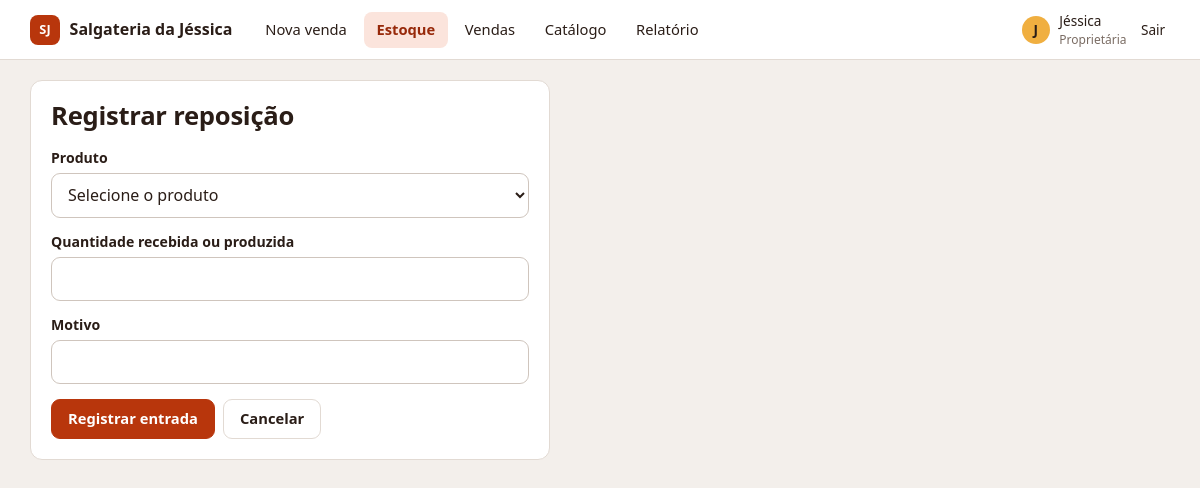
Page /estoque/reposicao/ (signed in) on the committed database.
### contas/models.py (models this page shows, shortened)
class Usuario(AbstractUser):
    class Perfil(models.TextChoices):
        PROPRIETARIA = "PROPRIETARIA", "Proprietária"
        ATENDENTE = "ATENDENTE", "Atendente"
    perfil = models.CharField(max_length=12, choices=Perfil.choices, default=Perfil.ATENDENTE)
    @property
    def eh_proprietaria(self):
        return self.perfil == self.Perfil.PROPRIETARIA
    @property
    def nome_exibicao(self):
        return self.first_name or self.username
    @property
    def iniciais(self):
        return self.nome_exibicao[:1].upper()

### estoque/views.py (the view)
# urls.py: path("reposicao/", views.reposicao, name="reposicao"),
@proprietaria_required
def reposicao(request):
    return _processar(
        request, EntradaForm, services.registrar_entrada, "Registrar reposição", "Registrar entrada",
        lambda m: f"Entrada de {m.quantidade} un. em {m.produto.nome}. Saldo: {m.saldo_posterior}.",
    )

### estoque/forms.py
class EntradaForm(_BaseMovimentoForm):
    quantidade = forms.IntegerField(min_value=1, label="Quantidade recebida ou produzida")
    field_order = ["produto", "quantidade", "motivo"]

### estoque/views.py (called while the page is built, shortened)
def _processar(request, form_class, acao, titulo, texto_botao, sucesso):
    inicial = {"produto": request.GET.get("produto")} if request.method == "GET" else None
    form = form_class(request.POST or None, initial=inicial)
    return render(request, "estoque/movimento_form.html", {"form": form, "titulo": titulo, "botao": texto_botao})

### nucleo/contexto.py (called while the page is built)
def navegacao(request):
    m = request.resolver_match
    if not m:
        return {}
    return {
        "secao": _SECOES.get(m.view_name, m.namespace),
        "etapas_venda": [(1, "Produtos"), (2, "Pagamento"), (3, "Registro"), (4, "Comprovante")],
    }

### estoque/templates/estoque/movimento_form.html (shortened to what this page needs)
{% extends "base.html" %}
{% block content %}
<div class="cartao" style="max-width:520px">
  <h1>{{ titulo }}</h1>
  <form method="post" style="margin-top:1rem">{% csrf_token %}
    {% for campo in form %}{% include "_campo.html" %}{% endfor %}
    <div class="acoes">
      <button class="btn" type="submit">{{ botao }}</button>
      <a class="btn sec" href="{% url 'estoque:consulta' %}">Cancelar</a>
    </div>
  </form>
</div>
{% endblock %}

### nucleo/templates/base.html (shortened to what this page needs)
{% load static %}<!doctype html>
<html lang="pt-br">
<head>
  <link rel="stylesheet" href="{% static 'nucleo/app.css' %}">
</head>
<body>
{% block topo %}
<header class="topo">
  <div class="topo-in">
    <a class="marca" href="{% url 'vendas:nova' %}"><span class="logo">SJ</span> Salgateria da Jéssica</a>
    <nav class="menu" aria-label="Principal">
      <a href="{% url 'vendas:nova' %}" {% if secao == 'venda' %}class="ativo" aria-current="page"{% endif %}>Nova venda</a>
      <a href="{% url 'estoque:consulta' %}" {% if secao == 'estoque' %}class="ativo" aria-current="page"{% endif %}>Estoque</a>
      <a href="{% url 'vendas:lista' %}" {% if secao == 'vendas' %}class="ativo" aria-current="page"{% endif %}>Vendas</a>
      {% if user.eh_proprietaria %}
      <a href="{% url 'catalogo:lista' %}" {% if secao == 'catalogo' %}class="ativo" aria-current="page"{% endif %}>Catálogo</a>
      <a href="{% url 'vendas:relatorio' %}" {% if secao == 'relatorio' %}class="ativo" aria-current="page"{% endif %}>Relatório</a>
      {% endif %}
    </nav>
    <div class="usuario">
      <span class="avatar">{{ user.iniciais }}</span>
      <span>{{ user.nome_exibicao }}<small>{{ user.get_perfil_display }}</small></span>
      <form method="post" action="{% url 'contas:sair' %}">{% csrf_token %}<button class="link-botao" type="submit">Sair</button></form>
    </div>
  </div>
</header>
{% endblock %}
<main>
  {% block content %}{% endblock %}
</main>
</body>
</html>

### nucleo/static/nucleo/app.css (style rules this page uses)
:root { --brasa:#b8360c; --brasa-esc:#97290a; --brasa-clara:#fbe4dc; --massa:#f0af40; --fundo:#f3efeb; --papel:#fff; --tinta:#2a1d17; --suave:#7a6c63; --linha:#e2dad3; --verde:#1f6b45; --verde-clara:#dff0e4; --erro:#b3261e; --erro-clara:#fbe3de; --raio:12px; }
* { box-sizing:border-box }
html { font-size:16px }
body { margin:0;background:var(--fundo);color:var(--tinta);font-family:"Segoe UI",Inter,system-ui,-apple-system,Roboto,sans-serif;line-height:1.45 }
a { color:var(--brasa) }
h1,h2,h3 { line-height:1.2;margin:0 0 .35rem;letter-spacing:-.01em }
h1 { font-size:1.6rem }
.topo { background:var(--papel);border-bottom:1px solid var(--linha) }
.topo-in { max-width:1180px;margin:0 auto;padding:.7rem 1.25rem;display:flex;align-items:center;gap:1.25rem;flex-wrap:wrap }
.marca { display:flex;align-items:center;gap:.6rem;font-weight:700;text-decoration:none;color:var(--tinta) }
.logo { background:var(--brasa);color:#fff;border-radius:8px;width:30px;height:30px;display:grid;place-items:center;font-size:.8rem;font-weight:700 }
.menu { display:flex;gap:.25rem;flex:1;flex-wrap:wrap }
.menu a { padding:.45rem .8rem;border-radius:8px;text-decoration:none;color:var(--tinta);font-size:.92rem }
.menu a.ativo { background:var(--brasa-clara);color:var(--brasa-esc);font-weight:600 }
.usuario { display:flex;align-items:center;gap:.6rem;font-size:.85rem }
.avatar { background:var(--massa);width:28px;height:28px;border-radius:50%;display:grid;place-items:center;font-weight:700 }
.usuario small { display:block;color:var(--suave);font-size:.75rem }
.link-botao { background:none;border:0;color:var(--tinta);cursor:pointer;font:inherit;font-size:.85rem;padding:.3rem }
main { max-width:1180px;margin:0 auto;padding:1.25rem }
.acoes { display:flex;gap:.5rem;flex-wrap:wrap }
.cartao { background:var(--papel);border:1px solid var(--linha);border-radius:var(--raio);padding:1.25rem }
.btn { display:inline-flex;align-items:center;justify-content:center;gap:.4rem;border:1px solid var(--brasa);background:var(--brasa);color:#fff; border-radius:9px;padding:.55rem 1rem;font:inherit;font-weight:600;font-size:.92rem;cursor:pointer;text-decoration:none }
.btn.sec { background:var(--papel);color:var(--tinta);border-color:var(--linha) }
input[type=text],input[type=password],input[type=number],input[type=date],select,textarea { width:100%;padding:.6rem .75rem;border:1px solid #cfc5bd;border-radius:9px;font:inherit;background:#fff;color:var(--tinta) }
@media (prefers-reduced-motion:no-preference) { .btn { transition:background .15s } }

### rows in the picture
Usuario: iniciais "J", nome_exibicao "Jéssica", perfil "Proprietária"

### other values in the picture
{{ titulo }} "Registrar reposição"
{{ campo.label }} "Produto" "Quantidade recebida ou produzida" "Motivo"
{{ botao }} "Registrar entrada"
